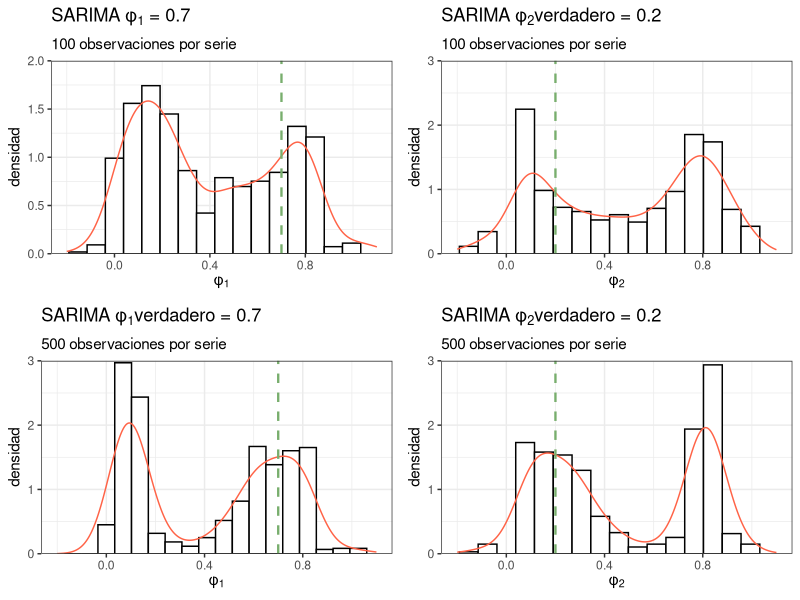
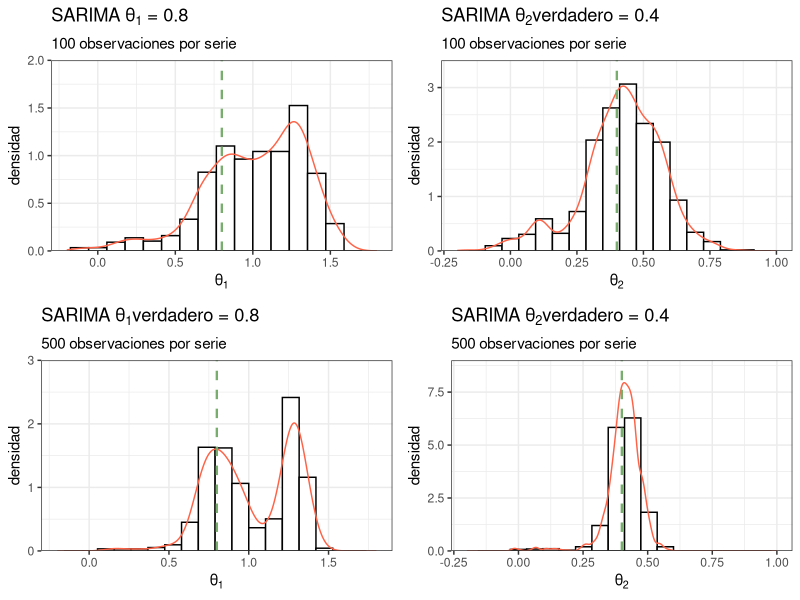
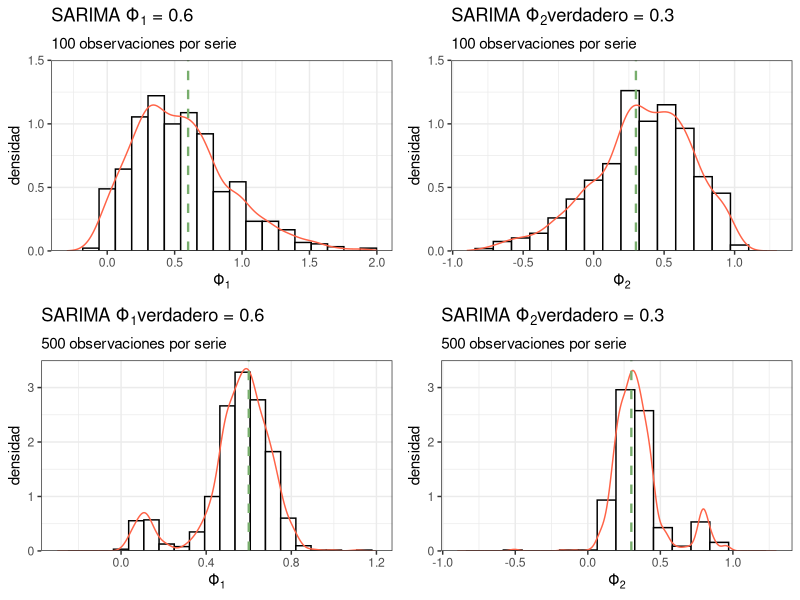

These charts were generated, in order, by the following R code: (Note: this script raises an error after producing the figures.)
#library(forecast)
library(ggplot2)
library(tidyverse)
library(gridExtra)


# Leo los datos c=guardados en csv
param <- read.csv("data/dist_param_sarima_212_202_12.csv", header = TRUE)
colnames(param)
param_omit_na <- na.omit(param)
View(param_omit_na)
dim(param_omit_na) # 744  19

# ar= c(0.7,0.2), ma=c(0.8,0.4), 
# sar= c(0.6,0.3), sma=c(0.7,0.5)

# Histogramas de phi1 y phi2 (de la parte AR)
g1 <- ggplot(na.omit(param), aes(x = phis1_100)) + 
  geom_histogram(colour = 1, fill = "white", bins = 18, aes(y = ..density..))+
  geom_density(lwd = 0.5,linetype = 1, colour = "tomato")+
  labs(title = expression(paste("SARIMA ","\u03C6"[1]," = 0.7")), 
       subtitle = "100 observaciones por serie", y= "densidad",
       x= expression("\u03C6"[1]))+
  scale_y_continuous(expand = c(0, 0), limits = c(0, 2))+
  geom_vline(xintercept = 0.7, linetype="dashed", color="#78AE6D",lwd=0.8)+
  xlim(c(-0.2, 1.1)) + theme_bw()

g2 <- ggplot(param, aes(x = phis1_500)) + 
  geom_histogram(colour = 1, fill = "white", bins = 20, aes(y = ..density..))+
  geom_density(lwd = 0.5,linetype = 1, colour = "tomato")+
  labs(title = expression(paste("SARIMA ","\u03C6"[1],"verdadero"," = 0.7")), 
       subtitle = "500 observaciones por serie", y= "densidad",
       x= expression("\u03C6"[1]))+
  scale_y_continuous(expand = c(0, 0), limits = c(0, 3))+
  geom_vline(xintercept = 0.7, linetype="dashed", color="#78AE6D",lwd=0.8)+
  xlim(c(-0.2, 1.1)) + theme_bw()

g3 <- ggplot(param, aes(x = phis2_100)) + 
  geom_histogram(colour = 1, fill = "white", bins = 18, aes(y = ..density..))+
  geom_density(lwd = 0.5,linetype = 1, colour = "tomato")+
  labs(title = expression(paste("SARIMA ","\u03C6"[2],"verdadero"," = 0.2")), 
       subtitle = "100 observaciones por serie", y= "densidad",
       x= expression("\u03C6"[2]))+
  scale_y_continuous(expand = c(0, 0), limits = c(0, 3))+
  geom_vline(xintercept = 0.2, linetype="dashed", color="#78AE6D",lwd=0.8)+
  xlim(c(-0.2, 1.1)) + theme_bw()

g4 <- ggplot(param, aes(x = phis2_500)) + 
  geom_histogram(colour = 1, fill = "white", bins = 18, aes(y = ..density..))+
  geom_density(lwd = 0.5,linetype = 1, colour = "tomato")+
  labs(title = expression(paste("SARIMA ","\u03C6"[2],"verdadero"," = 0.2")), 
       subtitle = "500 observaciones por serie", y= "densidad",
       x= expression("\u03C6"[2]))+
  scale_y_continuous(expand = c(0, 0), limits = c(0, 3))+
  geom_vline(xintercept = 0.2, linetype="dashed", color="#78AE6D",lwd=0.8)+
  xlim(c(-0.2, 1.1)) + theme_bw()


grid.arrange(g1,g3,g2,g4,nrow=2)



# Histogramas de titas1 y titas2 (de la parte MA)

g5 <- ggplot(na.omit(param), aes(x = titas1_100)) + 
  geom_histogram(colour = 1, fill = "white", bins = 18, aes(y = ..density..))+
  geom_density(lwd = 0.5,linetype = 1, colour = "tomato")+
  labs(title = expression(paste("SARIMA ","\u03B8"[1]," = 0.8")), 
       subtitle = "100 observaciones por serie", y= "densidad",
       x= expression("\u03B8"[1]))+
  scale_y_continuous(expand = c(0, 0), limits = c(0, 2))+
  geom_vline(xintercept = 0.8, linetype="dashed", color="#78AE6D",lwd=0.8)+
  xlim(c(-0.2, 1.8)) + theme_bw()

g6 <- ggplot(param, aes(x = titas1_500)) + 
  geom_histogram(colour = 1, fill = "white", bins = 20, aes(y = ..density..))+
  geom_density(lwd = 0.5,linetype = 1, colour = "tomato")+
  labs(title = expression(paste("SARIMA ","\u03B8"[1],"verdadero"," = 0.8")), 
       subtitle = "500 observaciones por serie", y= "densidad",
       x= expression("\u03B8"[1]))+
  scale_y_continuous(expand = c(0, 0), limits = c(0, 3))+
  geom_vline(xintercept = 0.8, linetype="dashed", color="#78AE6D",lwd=0.8)+
  xlim(c(-0.2, 1.8)) + theme_bw()

g7 <- ggplot(param, aes(x = titas2_100)) + 
  geom_histogram(colour = 1, fill = "white", bins = 20, aes(y = ..density..))+
  geom_density(lwd = 0.5,linetype = 1, colour = "tomato")+
  labs(title = expression(paste("SARIMA ","\u03B8"[2],"verdadero"," = 0.4")), 
       subtitle = "100 observaciones por serie", y= "densidad",
       x= expression("\u03B8"[2]))+
  scale_y_continuous(expand = c(0, 0), limits = c(0, 3.5))+
  geom_vline(xintercept = 0.4, linetype="dashed", color="#78AE6D",lwd=0.8)+
  xlim(c(-0.2, 1)) + theme_bw()

g8 <- ggplot(param, aes(x = titas2_500)) + 
  geom_histogram(colour = 1, fill = "white", bins = 20, aes(y = ..density..))+
  geom_density(lwd = 0.5,linetype = 1, colour = "tomato")+
  labs(title = expression(paste("SARIMA ","\u03B8"[2],"verdadero"," = 0.4")), 
       subtitle = "500 observaciones por serie", y= "densidad",
       x= expression("\u03B8"[2]))+
  scale_y_continuous(expand = c(0, 0), limits = c(0, 9))+
  geom_vline(xintercept = 0.4, linetype="dashed", color="#78AE6D",lwd=0.8)+
  xlim(c(-0.2, 1)) + theme_bw()

grid.arrange(g5,g7,g6,g8,nrow=2)

######################################################################

# Ahora con la parte estacional

######################################################################

# Histogramas de Phi1 y Phi2 (de la parte SAR)

g9 <- ggplot(na.omit(param), aes(x = Phis1_100)) + 
  geom_histogram(colour = 1, fill = "white", bins = 20, aes(y = ..density..))+
  geom_density(lwd = 0.5,linetype = 1, colour = "tomato")+
  labs(title = expression(paste("SARIMA ","\u03A6"[1]," = 0.6")), 
       subtitle = "100 observaciones por serie", y= "densidad",
       x= expression("\u03A6"[1]))+
  scale_y_continuous(expand = c(0, 0), limits = c(0, 1.5))+
  geom_vline(xintercept = 0.6, linetype="dashed", color="#78AE6D",lwd=0.8)+
  xlim(c(-0.3, 2)) + theme_bw()

g10 <- ggplot(param, aes(x = Phis1_500)) + 
  geom_histogram(colour = 1, fill = "white", bins = 22, aes(y = ..density..))+
  geom_density(lwd = 0.5,linetype = 1, colour = "tomato")+
  labs(title = expression(paste("SARIMA ","\u03A6"[1],"verdadero"," = 0.6")), 
       subtitle = "500 observaciones por serie", y= "densidad",
       x= expression("\u03A6"[1]))+
  scale_y_continuous(expand = c(0, 0), limits = c(0, 3.5))+
  geom_vline(xintercept = 0.6, linetype="dashed", color="#78AE6D",lwd=0.8)+
  xlim(c(-0.3, 1.2)) + theme_bw()

g11 <- ggplot(param, aes(x = Phis2_100)) + 
  geom_histogram(colour = 1, fill = "white", bins = 18, aes(y = ..density..))+
  geom_density(lwd = 0.5,linetype = 1, colour = "tomato")+
  labs(title = expression(paste("SARIMA ","\u03A6"[2],"verdadero"," = 0.3")), 
       subtitle = "100 observaciones por serie", y= "densidad",
       x= expression("\u03A6"[2]))+
  scale_y_continuous(expand = c(0, 0), limits = c(0, 1.5))+
  geom_vline(xintercept = 0.3, linetype="dashed", color="#78AE6D",lwd=0.8)+
  xlim(c(-0.9, 1.3)) + theme_bw()

g12 <- ggplot(param, aes(x = Phis2_500)) + 
  geom_histogram(colour = 1, fill = "white", bins = 18, aes(y = ..density..))+
  geom_density(lwd = 0.5,linetype = 1, colour = "tomato")+
  labs(title = expression(paste("SARIMA ","\u03A6"[2],"verdadero"," = 0.3")), 
       subtitle = "500 observaciones por serie", y= "densidad",
       x= expression("\u03A6"[2]))+
  scale_y_continuous(expand = c(0, 0), limits = c(0, 3.5))+
  geom_vline(xintercept = 0.3, linetype="dashed", color="#78AE6D",lwd=0.8)+
  xlim(c(-0.9, 1.3)) + theme_bw()


grid.arrange(g9,g11,g10,g12,nrow=2)




# Histogramas de Titas1 y Titas2 (de la parte SMA)

g13 <- ggplot(na.omit(param), aes(x = Titas1_100)) + 
  geom_histogram(colour = 1, fill = "white", bins = 18, aes(y = ..density..))+
  geom_density(lwd = 0.5,linetype = 1, colour = "tomato")+
  labs(title = expression(paste("SARIMA ","\u0398"[1]," = 0.7")), 
       subtitle = "100 observaciones por serie", y= "densidad",
       x= expression("\u0398"[1]))+
  scale_y_continuous(expand = c(0, 0), limits = c(0, 1.1))+
  geom_vline(xintercept = 0.7, linetype="dashed", color="#78AE6D",lwd=0.8)+
  xlim(c(-0.8, 2)) + theme_bw()

g14 <- ggplot(param, aes(x = Titas1_500)) + 
  geom_histogram(colour = 1, fill = "white", bins = 20, aes(y = ..density..))+
  geom_density(lwd = 0.5,linetype = 1, colour = "tomato")+
  labs(title = expression(paste("SARIMA ","\u0398"[1],"verdadero"," = 0.7")), 
       subtitle = "500 observaciones por serie", y= "densidad",
       x= expression("\u0398"[1]))+
  scale_y_continuous(expand = c(0, 0), limits = c(0, 4))+
  geom_vline(xintercept = 0.7, linetype="dashed", color="#78AE6D",lwd=0.8)+
  xlim(c(-0.8, 2)) + theme_bw()

g15 <- ggplot(param, aes(x = Titas2_100)) + 
  geom_histogram(colour = 1, fill = "white", bins = 20, aes(y = ..density..))+
  geom_density(lwd = 0.5,linetype = 1, colour = "tomato")+
  labs(title = expression(paste("SARIMA ","\u0398"[2],"verdadero"," = 0.5")), 
       subtitle = "100 observaciones por serie", y= "densidad",
       x= expression("\u0398"[2]))+
  scale_y_continuous(expand = c(0, 0), limits = c(0, 2.5))+
  geom_vline(xintercept = 0.5, linetype="dashed", color="#78AE6D",lwd=0.8)+
  xlim(c(-0.3, 1.5)) + theme_bw()

g16 <- 
  

grid.arrange(g13,g15,g14,g16,nrow=2)



#http://127.0.0.1:39881/graphics/71f7d24c-18fb-443a-8d55-3b3a4714e87b.png

########################################################################

# Leo los datos c=guardados en csv
param <- read.csv("data/dist_param_sarima_111_101_12.csv", header = TRUE)
colnames(param)
param_omit_na <- na.omit(param)
View(param_omit_na)
dim(param_omit_na) # 1000   11

# ar= c(0.7), ma=c(0.8), 
# sar= c(0.6), sma=c(0.7)

# Histograma para phi1
g17 <- ggplot(param_omit_na, aes(x = phis1_100)) + 
  geom_histogram(colour = 1, fill = "white", bins = 20, aes(y = ..density..))+
  geom_density(lwd = 0.5,linetype = 1, colour = "tomato")+
  labs(title = expression(paste("SARIMA ","\u03C6"[1]," = 0.7")), 
       subtitle = "100 observaciones por serie", y= "densidad",
       x= expression("\u03C6"[1]))+
  scale_y_continuous(expand = c(0, 0), limits = c(0, 6))+
  geom_vline(xintercept = 0.7, linetype="dashed", color="#78AE6D",lwd=0.8)+
  xlim(c(0.35, 0.9)) + theme_bw()

g18 <- ggplot(param_omit_na, aes(x = phis1_500)) + 
  geom_histogram(colour = 1, fill = "white", bins = 20, aes(y = ..density..))+
  geom_density(lwd = 0.5,linetype = 1, colour = "tomato")+
  labs(title = expression(paste("SARIMA ","\u03C6"[1]," = 0.7")), 
       subtitle = "100 observaciones por serie", y= "densidad",
       x= expression("\u03C6"[1]))+
  scale_y_continuous(expand = c(0, 0), limits = c(0, 12))+
  geom_vline(xintercept = 0.7, linetype="dashed", color="#78AE6D",lwd=0.8)+
  xlim(c(0.35,0.9)) + theme_bw()

g19 <- ggplot(param_omit_na, aes(x = titas1_100)) + 
  geom_histogram(colour = 1, fill = "white", bins = 20, aes(y = ..density..))+
  geom_density(lwd = 0.5,linetype = 1, colour = "tomato")+
  labs(title = expression(paste("SARIMA ","\u03B8"[1]," = 0.8")), 
       subtitle = "100 observaciones por serie", y= "densidad",
       x= expression("\u03B8"[1]))+
  scale_y_continuous(expand = c(0, 0), limits = c(0, 7))+
  geom_vline(xintercept = 0.8, linetype="dashed", color="#78AE6D",lwd=0.8)+
  xlim(c(0.5, 1.1)) + theme_bw()

g20 <- ggplot(param_omit_na, aes(x = titas1_500)) + 
  geom_histogram(colour = 1, fill = "white", bins = 18, aes(y = ..density..))+
  geom_density(lwd = 0.5,linetype = 1, colour = "tomato")+
  labs(title = expression(paste("SARIMA ","\u03B8"[1]," = 0.8")), 
       subtitle = "100 observaciones por serie", y= "densidad",
       x= expression("\u03B8"[1]))+
  scale_y_continuous(expand = c(0, 0), limits = c(0, 14))+
  geom_vline(xintercept = 0.8, linetype="dashed", color="#78AE6D",lwd=0.8)+
  xlim(c(0.5,1.1)) + theme_bw()



grid.arrange(g17,g19,g18,g20, nrow=2)
